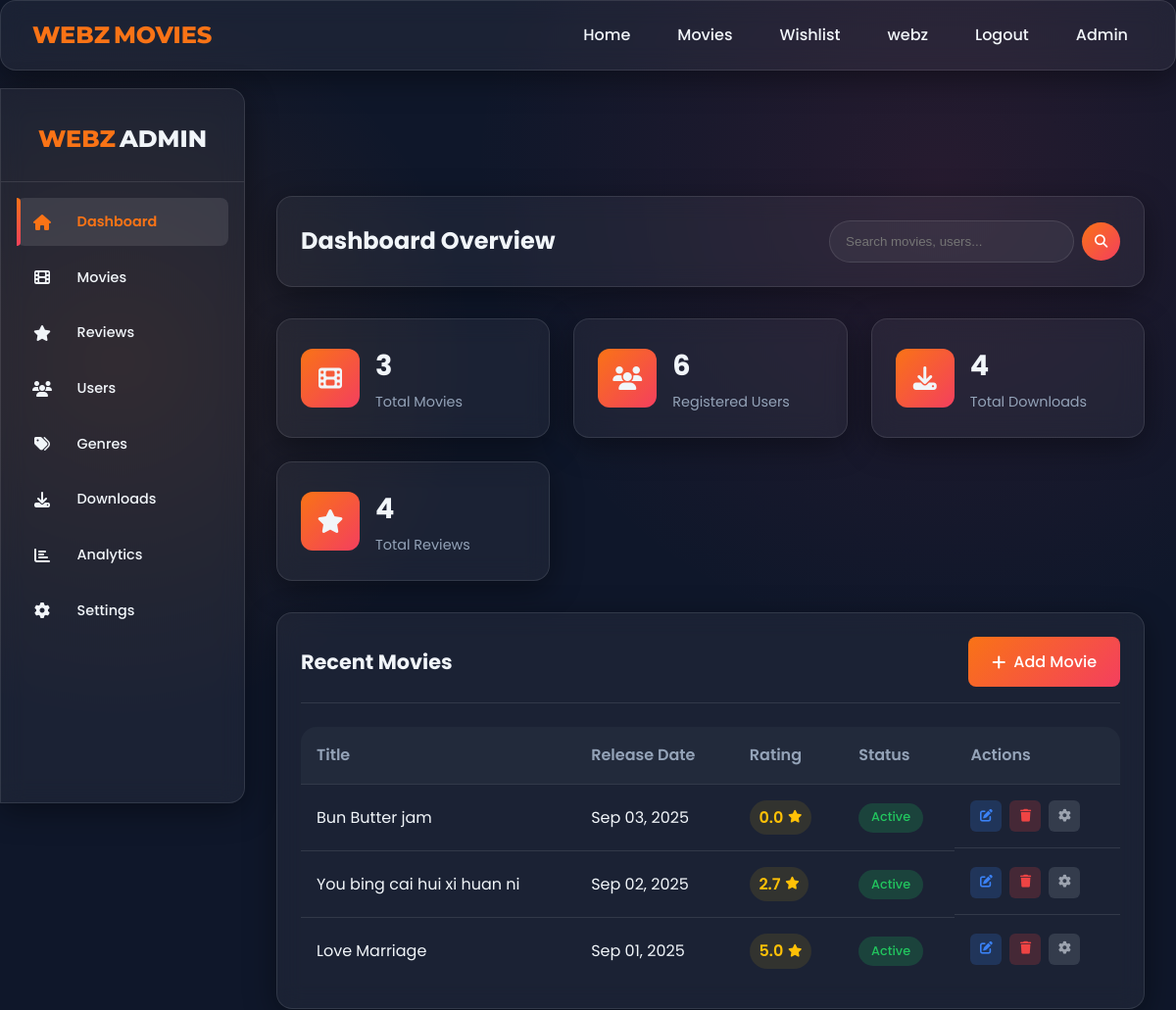
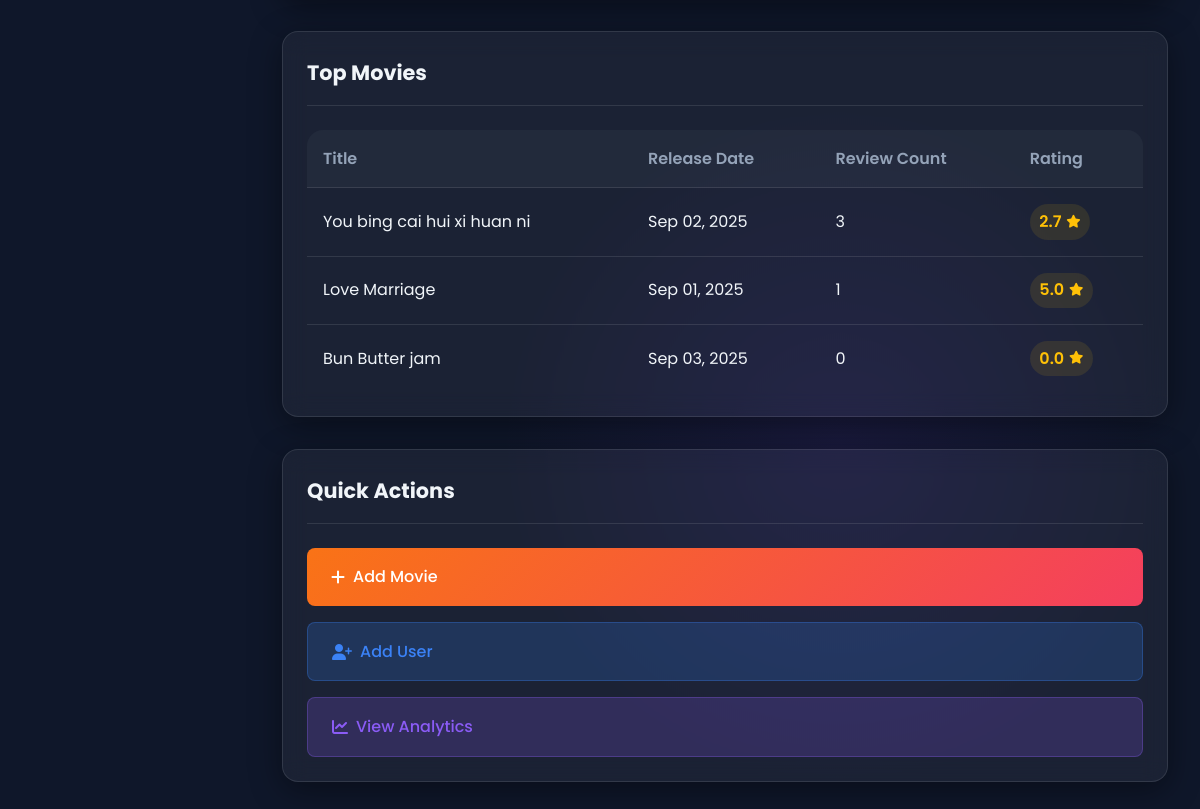
Page /dashboard/ (signed in) on the earlier database version (2 pictures, top to bottom).
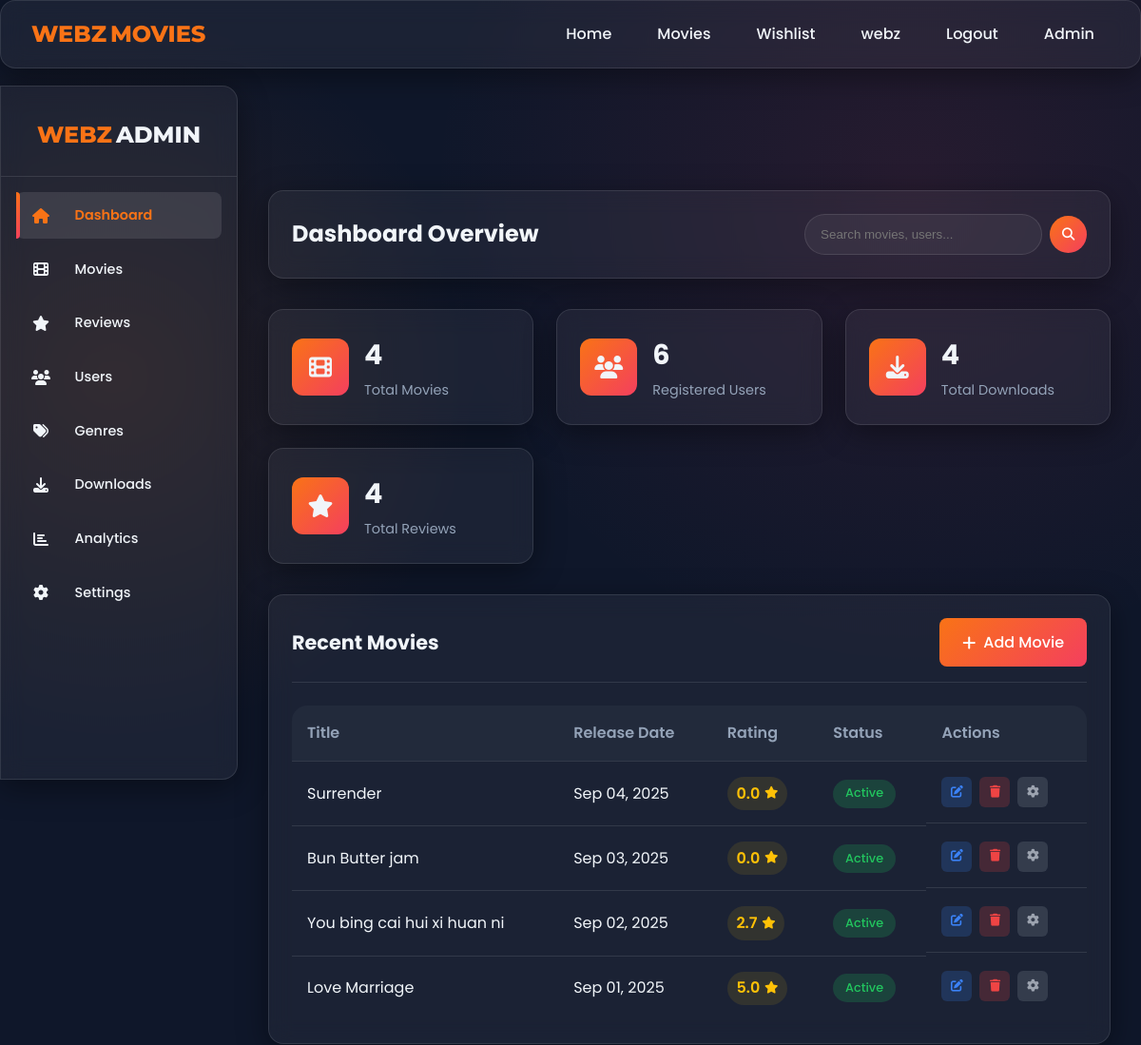
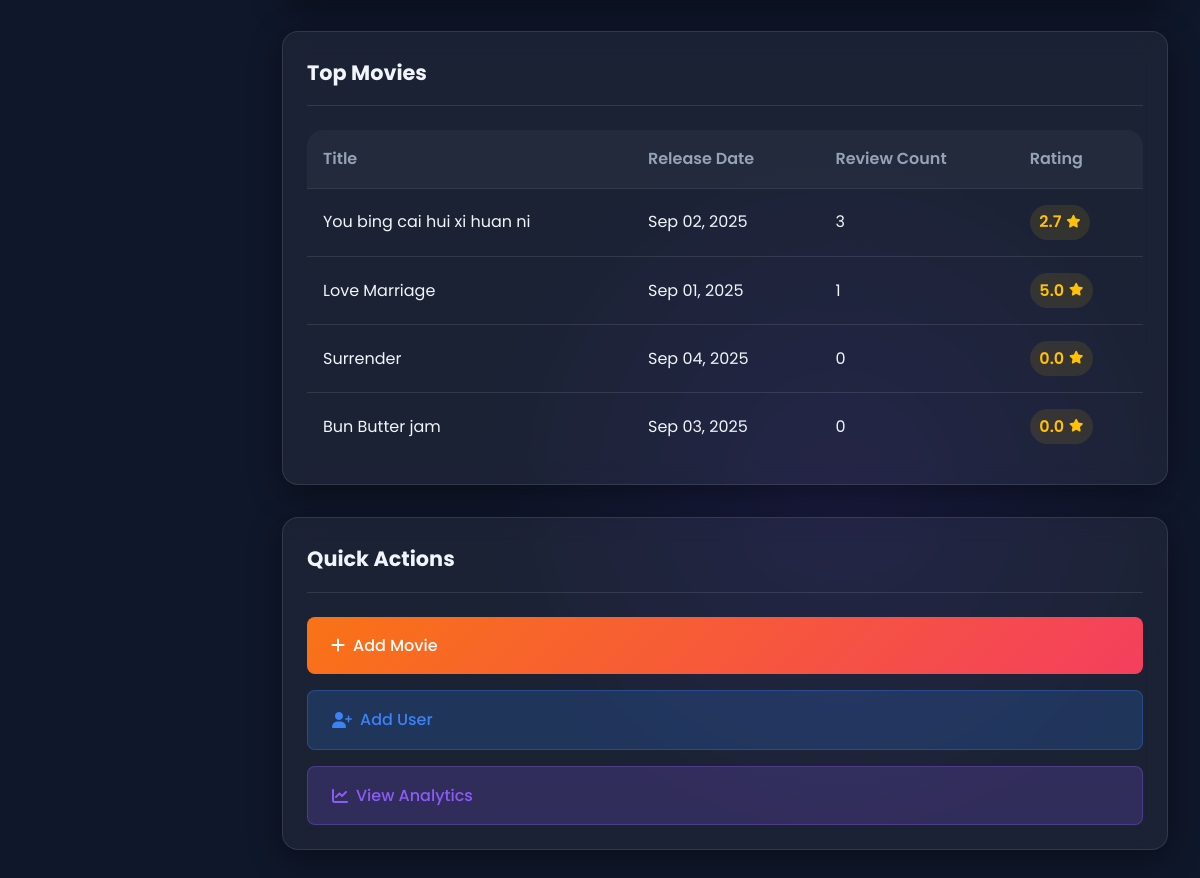
Same page on the later database version (2 pictures, top to bottom).
### movies/models.py (models this page shows, shortened)
class Movie(models.Model):
    title = models.CharField(max_length=200)
    genre = models.ManyToManyField(Genre)
    release_date = models.DateField()
    synopsis = models.TextField()
    poster = CloudinaryField("poster", folder="webzmovies/posters/")
    telegram_link = models.URLField()
    average_rating = models.FloatField(default=0)
    trailer_url = models.URLField(blank=True, null=True)  # NEW: Trailer addition - YouTube URL for the trailer

### movies/views.py (the view)
# urls.py: path("dashboard/", views.admin_dashboard, name="admin_dashboard"),
@login_required
@user_passes_test(is_staff_user)
def admin_dashboard(request):
    stats = {
        "movie_count": Movie.objects.count(),
        "genre_count": Genre.objects.count(),
        "review_count": Review.objects.count(),
        "user_count": User.objects.count(),
        "avg_rating": Review.objects.aggregate(avg=Avg("rating"))["avg"] or 0,
    }
    latest_reviews = Review.objects.select_related("movie", "user").order_by("-created_at")[:8]
    top_movies = Movie.objects.annotate(rc=Count("review")).order_by("-rc", "-release_date")[:8]
    movies = Movie.objects.order_by('-release_date')[:5]  # Recent 5 movies
    return render(request, "admin_dashboard.html", {
        "stats": stats,
        "latest_reviews": latest_reviews,
        "top_movies": top_movies,
        "movies": movies,
    })

### movies/views.py (called while the page is built)
def is_staff_user(user):
    return user.is_authenticated and user.is_staff

### templates/admin_dashboard.html (shortened to what this page needs)
{% extends 'base.html' %}
{% load static %}
{% block content %}
<br>
<div class="admin-container">
    <br>
    {% include 'admin_sidebar.html' %}
    <div class="admin-content">
        <div class="admin-header glass">
            <h2>Dashboard Overview</h2>
            <div class="admin-search">
                <input type="text" placeholder="Search movies, users...">
                <button class="search-btn"><i class="fas fa-search"></i></button>
            </div>
        </div>
        <div class="stats-grid">
            <div class="stat-card glass">
                <div class="stat-icon">
                    <i class="fas fa-film"></i>
                </div>
                <div class="stat-content">
                    <h3>{{ stats.movie_count }}</h3>
                    <p>Total Movies</p>
                </div>
            </div>
            <div class="stat-card glass">
                <div class="stat-icon">
                    <i class="fas fa-users"></i>
                </div>
                <div class="stat-content">
                    <h3>{{ stats.user_count }}</h3>
                    <p>Registered Users</p>
                </div>
            </div>
            <div class="stat-card glass">
                <div class="stat-icon">
                    <i class="fas fa-download"></i>
                </div>
                <div class="stat-content">
                    <h3>{{ stats.review_count }}</h3>
                    <p>Total Downloads</p>
                </div>
            </div>
            <div class="stat-card glass">
                <div class="stat-icon">
                    <i class="fas fa-star"></i>
                </div>
                <div class="stat-content">
                    <h3>{{ stats.review_count }}</h3>
                    <p>Total Reviews</p>
                </div>
            </div>
        </div>
        <div class="dashboard-content">
            <div class="recent-movies glass">
                <div class="section-header">
                    <h3>Recent Movies</h3>
                    <a href="{% url 'movies:admin_add_movie' %}" class="btn btn-primary">
                        <i class="fas fa-plus"></i> Add Movie
                    </a>
                </div>
                <div class="table-container">
                    <table>
                        <thead>
                            <tr>
                                <th>Title</th>
                                <th>Release Date</th>
                                <th>Rating</th>
                                <th>Status</th>
                                <th>Actions</th>
                            </tr>
                        </thead>
                        <tbody>
                            {% for movie in movies %}
                            <tr>
                                <td>{{ movie.title }}</td>
                                <td>{{ movie.release_date|date:"M d, Y" }}</td>
                                <td>
                                    <div class="rating-badge">
                                        {{ movie.average_rating|default:0|floatformat:1 }}
                                        <i class="fas fa-star"></i>
                                    </div>
                                </td>
                                <td>
                                    <span class="status status-active">Active</span>
                                </td>
                                <td class="action-cell">
                                    <a href="{% url 'movies:admin_edit_movie' movie.id %}" class="action-btn btn-edit">
                                        <i class="fas fa-edit"></i>
                                    </a>
                                    <a href="{% url 'movies:admin_movie_delete' movie.id %}" class="action-btn btn-delete">
                                        <i class="fas fa-trash"></i>
                                    </a>
                                    <a href="/admin/movies/movie/{{ movie.id }}/change/" class="action-btn btn-settings">
                                        <i class="fas fa-cog"></i>
                                    </a>
                                </td>
                            </tr>
                            {% empty %}
                            <tr>
                                <td colspan="5" class="no-data">No movies found. <a href="{% url 'movies:admin_add_movie' %}">Add your first movie</a></td>
                            </tr>
                            {% endfor %}
                        </tbody>
                    </table>
                </div>
            </div>
            <div class="top-movies glass">
                <div class="section-header">
                    <h3>Top Movies</h3>
                </div>
                <div class="table-container">
                    <table>
                        <thead>
                            <tr>
                                <th>Title</th>
                                <th>Release Date</th>
                                <th>Review Count</th>
                                <th>Rating</th>
                            </tr>
                        </thead>
                        <tbody>
                            {% for movie in top_movies %}
                            <tr>
                                <td>{{ movie.title }}</td>
                                <td>{{ movie.release_date|date:"M d, Y" }}</td>
                                <td>{{ movie.rc }}</td>
                                <td>
                                    <div class="rating-badge">
                                        {{ movie.average_rating|default:0|floatformat:1 }}
                                        <i class="fas fa-star"></i>
                                    </div>
                                </td>
                            </tr>
                            {% empty %}
                            <tr>
                                <td colspan="4" class="no-data">No top movies available.</td>
                            </tr>
                            {% endfor %}
                        </tbody>
                    </table>
                </div>
            </div>
            <div class="quick-actions glass">
                <div class="section-header">
                    <h3>Quick Actions</h3>
                </div>
                <div class="action-buttons">
                    <a href="{% url 'movies:admin_add_movie' %}" class="action-btn-large btn-primary">
                        <i class="fas fa-plus"></i> Add Movie
                    </a>
                    <a href="/admin/auth/user/add/" class="action-btn-large btn-secondary">
                        <i class="fas fa-user-plus"></i> Add User
                    </a>
                    <a href="{% url 'movies:admin_analytics' %}" class="action-btn-large btn-tertiary">
                        <i class="fas fa-chart-line"></i> View Analytics
                    </a>
                </div>
            </div>
        </div>
    </div>
</div>
{% endblock %}

### templates/base.html (shortened to what this page needs)
<!DOCTYPE html>
{% load static %}
<html lang="en">
<head>
    <link rel="stylesheet" href="https://cdnjs.cloudflare.com/ajax/libs/font-awesome/6.4.0/css/all.min.css">
    <link rel="stylesheet" href="{% static 'css/style.css' %}">
</head>
<body>
    <header class="glass">
        <a href="{% url 'movies:home' %}" class="logo"><span>WEBZ</span>MOVIES</a>
        <ul class="nav-links">
            <li><a href="{% url 'movies:home' %}">Home</a></li>
            <li><a href="{% url 'movies:movie_list' %}">Movies</a></li>
            {% if user.is_authenticated %}
                <li><a href="{% url 'movies:wishlist' %}">Wishlist</a></li>
                <li><a href="{% url 'movies:profile' %}">{{ user.username }}</a></li>
                <li><a href="{% url 'movies:logout' %}">Logout</a></li>
                {% if user.is_staff %}
                    <li><a href="{% url 'movies:admin_dashboard' %}">Admin</a></li>
                {% endif %}
            {% else %}
                <li><a href="{% url 'movies:login' %}">Login</a></li>
                <li><a href="{% url 'movies:signup' %}">Sign Up</a></li>
            {% endif %}
        </ul>
    </header>
    <main>
        {% block content %}
        {% endblock %}
    </main>
</body>
</html>

### templates/admin_sidebar.html (shortened to what this page needs)
{% load static %}
<div class="admin-sidebar glass">
    <div class="admin-brand">
        <h2><span>WEBZ</span>ADMIN</h2>
    </div>
    <ul class="admin-menu">
        <li><a href="{% url 'movies:admin_dashboard' %}" class="active"><i class="fas fa-home"></i> Dashboard</a></li>
        <li><a href="{% url 'movies:admin_movies' %}"><i class="fas fa-film"></i> Movies</a></li>
        <li><a href="{% url 'movies:admin_reviews' %}"><i class="fas fa-star"></i> Reviews</a></li>
        <li><a href="{% url 'movies:admin_users' %}"><i class="fas fa-users"></i> Users</a></li>
        <li><a href="{% url 'movies:admin_genres' %}"><i class="fas fa-tags"></i> Genres</a></li>
        <li><a href="#"><i class="fas fa-download"></i> Downloads</a></li>
        <li><a href="#"><i class="fas fa-chart-bar"></i> Analytics</a></li>
        <li><a href="#"><i class="fas fa-cog"></i> Settings</a></li>
    </ul>
</div>

### static/css/style.css (style rules this page uses)
:root { --primary: #0f172a; --secondary: #1e293b; --accent: #f97316; --accent-gradient: linear-gradient(135deg, #f97316, #f43f5e); --text: #f1f5f9; --text-muted: #94a3b8; --glass: rgba(255, 255, 255, 0.05); --glass-border: rgba(255, 255, 255, 0.1); --glass-hover: rgba(255, 255, 255, 0.1); --shadow: 0 8px 32px rgba(0, 0, 0, 0.4); --transition: all 0.3s ease; }
* { margin: 0; padding: 0; box-sizing: border-box; }
body { font-family: 'Poppins', sans-serif; background: var(--primary); color: var(--text); line-height: 1.6; overflow-x: hidden; background-image: radial-gradient(circle at 10% 20%, rgba(249, 115, 22, 0.1) 0%, transparent 20%), radial-gradient(circle at 80% 10%, rgba(244, 63, 94, 0.1) 0%, transparent 25%), radial-gradient(circle at 70% 80%, rgba(124, 58, 237, 0.1) 0%, transparent 20%); }
.glass { background: var(--glass); backdrop-filter: blur(12px); -webkit-backdrop-filter: blur(12px); border: 1px solid var(--glass-border); box-shadow: var(--shadow); border-radius: 16px; }
header { position: fixed; top: 0; left: 0; width: 100%; z-index: 1000; padding: 1.2rem 5%; display: flex; justify-content: space-between; align-items: center; transition: var(--transition); }
.logo { display: flex; align-items: center; font-family: 'Montserrat', sans-serif; font-weight: 800; font-size: 1.8rem; color: var(--text); text-decoration: none; }
.logo span { color: var(--accent); margin-right: 4px; }
.nav-links { display: flex; list-style: none; }
.nav-links li { margin: 0 1rem; }
.nav-links a { color: var(--text); text-decoration: none; font-weight: 500; transition: var(--transition); padding: 0.5rem 0; position: relative; }
.nav-links a:after { content: ''; position: absolute; width: 0; height: 2px; bottom: 0; left: 0; background: var(--accent-gradient); transition: var(--transition); }
.btn { padding: 0.6rem 1.5rem; border-radius: 50px; font-weight: 500; transition: var(--transition); cursor: pointer; text-decoration: none; display: inline-block; text-align: center; }
.action-btn { padding: 0.5rem 1rem; border-radius: 50px; font-size: 0.9rem; transition: var(--transition); cursor: pointer; text-decoration: none; text-align: center; }
.admin-container { display: flex; min-height: 100vh; padding-top: 70px; }
.admin-sidebar { width: 250px; background: var(--secondary); padding: 2rem 0; position: fixed; height: calc(100vh - 70px); overflow-y: auto; }
.admin-content { flex: 1; padding: 2rem; margin-left: 250px; }
.table-container { overflow-x: auto; border-radius: 16px; }
.btn { padding: 0.8rem 1.5rem; border-radius: 8px; text-decoration: none; display: inline-flex; align-items: center; gap: 0.5rem; transition: all 0.3s ease; }
.btn-primary { background: var(--accent-gradient); color: white; }
.btn-secondary { background: rgba(59, 130, 246, 0.2); color: #3b82f6; border: 1px solid rgba(59, 130, 246, 0.3); }

### templates/base.html (style rules this page uses)
header { display: flex; justify-content: space-between; align-items: center; padding: 1rem 2rem; position: sticky; top: 0; z-index: 1000; }
.logo { font-size: 1.5rem; font-weight: 800; color: var(--accent); text-decoration: none; }
.nav-links { display: flex; list-style: none; gap: 1.5rem; }
.nav-links li a { text-decoration: none; font-weight: 500; color: var(--text); transition: color 0.2s ease; }
@media (min-width: 993px) and (max-width: 1440px) { .nav-links { gap: 1rem; } }

Differences in the rows shown:
added Movie: title "Surrender", release_date "Sep 04, 2025", average_rating "0.0", rc "0"
Other differences:
{{ stats.movie_count }}: "3" → "4"
